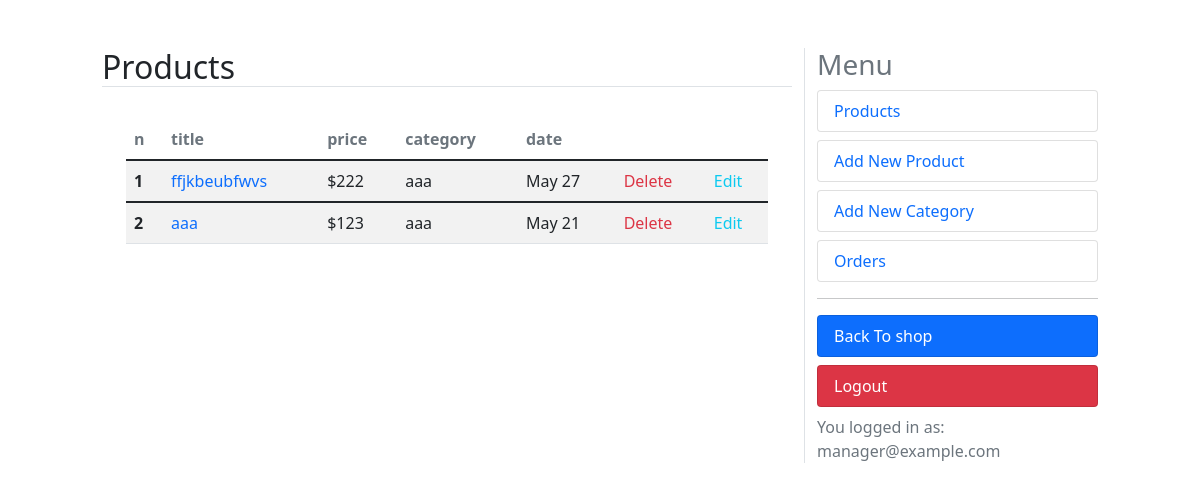
Before: /dashboard/products (signed in) with the older database file.
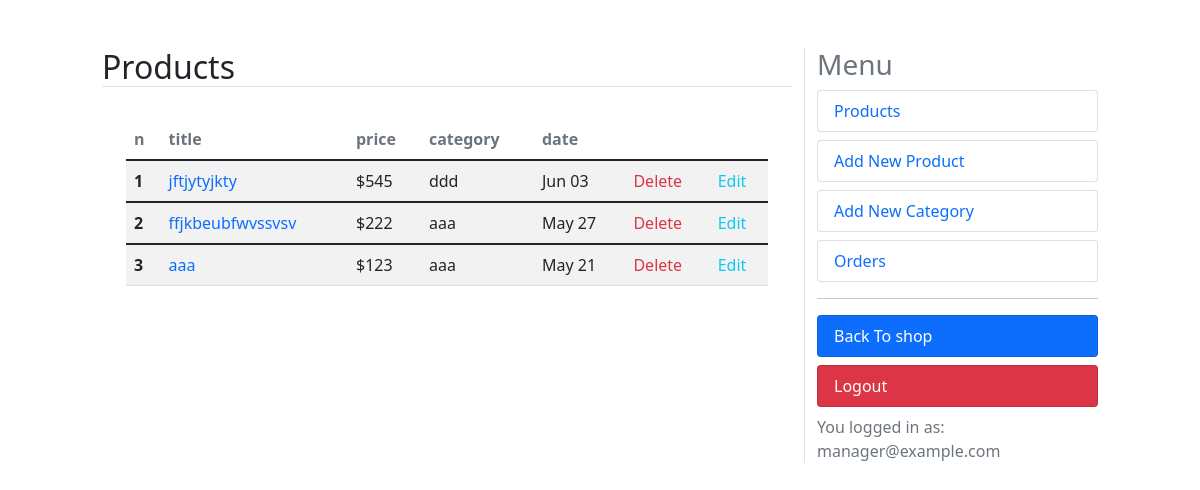
After: the same page with the newer database file.
### shop/models.py (models this page shows, shortened)
class Product(models.Model):
    category = models.ForeignKey(Category, on_delete=models.CASCADE, related_name='category')
    image = models.ImageField(upload_to='products')
    title = models.CharField(max_length=250)
    description = models.TextField()
    price = models.IntegerField()
    date_created = models.DateTimeField(auto_now_add=True)
    slug = models.SlugField(unique=True)
    class Meta:
        ordering = ('-date_created',)
    def get_absolute_url(self):
        return reverse('shop:product_detail', kwargs={'slug':self.slug})

class Category(models.Model):
    title = models.CharField(max_length=200)
    sub_category = models.ForeignKey(
        'self', on_delete=models.CASCADE,
        related_name='sub_categories', null=True, blank=True
    )
    is_sub = models.BooleanField(default=False)
    slug = models.SlugField(max_length=200, unique=True)
    def __str__(self):
        return self.title

### dashboard/views.py (the view)
# urls.py: path('products', views.products, name='products'),
@user_passes_test(is_manager)
@login_required
def products(request):
    products = Product.objects.all()
    context = {'title':'Products' ,'products':products}
    return render(request, 'products.html', context)

### cart/utils/cart.py (called while the page is built)
    def __iter__(self):
        product_ids = self.cart.keys()
        products = Product.objects.filter(id__in=product_ids)
        cart = self.cart.copy()
        for product in products:
            cart[str(product.id)]['product'] = product
        for item in cart.values():
            item['total_price'] = int(item['price']) * int(item['quantity'])
            yield item

    def add_cart_session(self):
        cart = self.session.get(CART_SESSION_ID)
        if not cart:
            cart = self.session[CART_SESSION_ID] = {}
        return cart

### dashboard/views.py (called while the page is built)
def is_manager(user):
    try:
        if not user.is_manager:
            raise Http404
        return True
    except:
        raise Http404

### online_shop/context_processors.py (called while the page is built)
def return_cart(request):
    cart = len(list(Cart(request)))
    return {'cart_count': cart}

def return_categories(request):
    categories = Category.objects.all()
    return {'categories': categories}

### dashboard/templates/products.html
{% extends "dashboard.html" %}
{% block content %}
<table class="table table-striped ">
    <thead class="text-muted">
        <tr>
            <th scope="col">n</th>
            <th scope="col">title</th>
            <th scope="col">price</th>
            <th scope="col">category</th>
            <th scope="col">date</th>
            <th scope="col"></th>
            <th scope="col"></th>
        </tr>
    </thead>
    {% for product in products %}
    <tbody>
      <tr>
        <th scope="row">{{ forloop.counter }}</th>
        <td><a class="text-decoration-none" href="{{ product.get_absolute_url }}">{{ product.title }}</a></td>
        <td>${{ product.price }}</td>
        <td>{{ product.category }}</td>
        <td>{{ product.date_created|date:"M d" }}</td>
        <td><a class="text-danger text-decoration-none" href="{% url 'dashboard:delete_product' product.id %}">Delete</a></td>
        <td><a class="text-info text-decoration-none" href="{% url 'dashboard:edit_product' product.id %}">Edit</a></td>
      </tr>
    </tbody>
    {% endfor %}
</table>
{% endblock %}

Changed rows visible on the page:
added Product: title "jftjytyjkty", price "545", category "ddd", date_created "Jun 03"
changed Product "May 27": title "ffjkbeubfwvs" → "ffjkbeubfwvssvsv"
